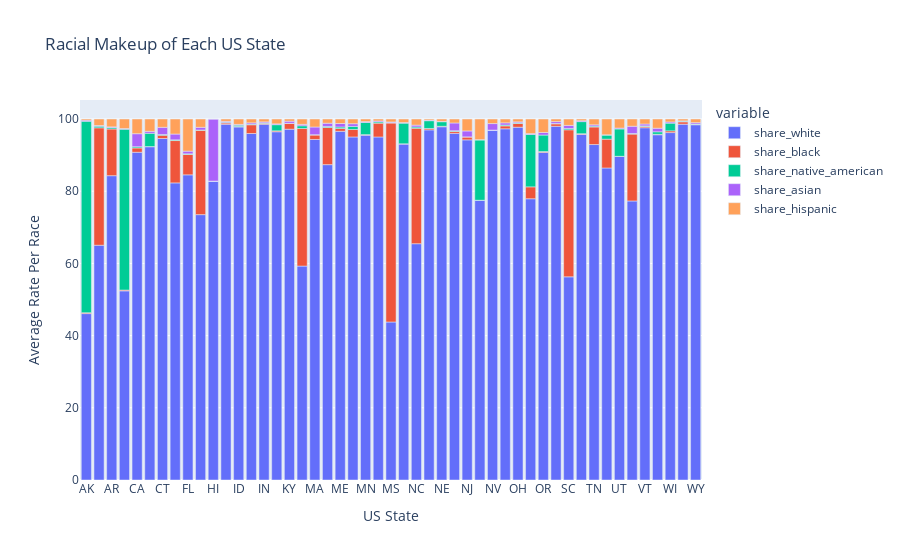

The cell this chart's notebook holds for it:
### Code cell
# To visualize the ones for which total percentage equals to 100 percent: 
df_share_race_city['Sum']=df_share_race_city[share_cols].sum(axis=1)
px.bar(df_share_race_city[df_share_race_city.Sum==100].groupby('Geographic area').mean().reset_index(), x='Geographic area', y=share_cols,
labels={'Geographic area': 'US State', 'value': 'Average Rate Per Race'}, title='Racial Makeup of Each US State')

### Figure 1 — Plotly figure (JSON) as saved in the notebook; plotly's stock layout.template omitted (floating-point values rounded to 4 significant figures)
{"data": [{"alignmentgroup": "True", "hovertemplate": "variable=share_white<br>US State=%{x}<br>Average Rate Per Race=%{y}<extra></extra>", "legendgroup": "share_white", "marker": {"color": "#636efa", "pattern": {"shape": ""}}, "name": "share_white", "offsetgroup": "share_white", "orientation": "v", "showlegend": true, "textposition": "auto", "type": "bar", "x": ["AK", "AL", "AR", "AZ", "CA", "CO", "CT", "DE", "FL", "GA", "HI", "IA", "ID", "IL", "IN", "KS", "KY", "LA", "MA", "MD", "ME", "MI", "MN", "MO", "MS", "MT", "NC", "ND", "NE", "NH", "NJ", "NM", "NV", "NY", "OH", "OK", "OR", "PA", "SC", "SD", "TN", "TX", "UT", "VA", "VT", "WA", "WI", "WV", "WY"], "xaxis": "x", "y": [46.1, 65.04, 84.3, 52.39, 90.79, 92.33, 94.6, 82.3, 84.53, 73.51, 82.8, 98.54, 97.79, 95.98, 98.54, 96.47, 97.17, 59.26, 94.33, 87.35, 96.59, 95.02, 95.53, 95.02, 43.77, 93.05, 65.46, 96.99, 97.85, 96.03, 94.22, 77.5, 96.93, 97.29, 97.73, 77.91, 90.74, 97.98, 56.28, 95.74, 92.92, 86.43, 89.63, 77.3, 97.58, 95.63, 96.24, 98.57, 98.41], "yaxis": "y"}, {"alignmentgroup": "True", "hovertemplate": "variable=share_black<br>US State=%{x}<br>Average Rate Per Race=%{y}<extra></extra>", "legendgroup": "share_black", "marker": {"color": "#EF553B", "pattern": {"shape": ""}}, "name": "share_black", "offsetgroup": "share_black", "orientation": "v", "showlegend": true, "textposition": "auto", "type": "bar", "x": ["AK", "AL", "AR", "AZ", "CA", "CO", "CT", "DE", "FL", "GA", "HI", "IA", "ID", "IL", "IN", "KS", "KY", "LA", "MA", "MD", "ME", "MI", "MN", "MO", "MS", "MT", "NC", "ND", "NE", "NH", "NJ", "NM", "NV", "NY", "OH", "OK", "OR", "PA", "SC", "SD", "TN", "TX", "UT", "VA", "VT", "WA", "WI", "WV", "WY"], "xaxis": "x", "y": [0.25, 32.52, 12.94, 0.2263, 1.196, 0.04375, 0.9, 11.73, 5.647, 23.38, 0, 0.3543, 0.1286, 2.426, 0.2731, 0.2562, 1.597, 38.12, 1.233, 10.29, 0.8, 2.078, 0.1427, 3.833, 55.13, 0.08462, 31.99, 0.3853, 0.1351, 0.525, 0.81, 0, 0, 0.8061, 1.04, 3.292, 0.2471, 0.6785, 40.73, 0.1899, 4.867, 7.98, 0.04, 18.52, 0.35, 0.1222, 0.4793, 0.651, 0.104], "yaxis": "y"}, {"alignmentgroup": "True", "hovertemplate": "variable=share_native_american<br>US State=%{x}<br>Average Rate Per Race=%{y}<extra></extra>", "legendgroup": "share_native_american", "marker": {"color": "#00cc96", "pattern": {"shape": ""}}, "name": "share_native_american", "offsetgroup": "share_native_american", "orientation": "v", "showlegend": true, "textposition": "auto", "type": "bar", "x": ["AK", "AL", "AR", "AZ", "CA", "CO", "CT", "DE", "FL", "GA", "HI", "IA", "ID", "IL", "IN", "KS", "KY", "LA", "MA", "MD", "ME", "MI", "MN", "MO", "MS", "MT", "NC", "ND", "NE", "NH", "NJ", "NM", "NV", "NY", "OH", "OK", "OR", "PA", "SC", "SD", "TN", "TX", "UT", "VA", "VT", "WA", "WI", "WV", "WY"], "xaxis": "x", "y": [53.03, 0.4381, 0.3783, 44.55, 0.3357, 3.675, 0.2, 0.2, 0.1733, 0.0697, 0, 0.1877, 0.3571, 0.1619, 0.1231, 1.702, 0.04848, 0.7478, 0.08333, 0.3077, 0.4, 0.8444, 3.359, 0.3561, 0.09167, 5.713, 0.3368, 2.155, 1.264, 0.2, 0.02, 16.7, 0, 0.2394, 0.1867, 14.51, 4.565, 0.09514, 0.37, 3.352, 0.2292, 1.14, 7.58, 0.165, 0.175, 0.7, 2.133, 0.198, 0.1], "yaxis": "y"}, {"alignmentgroup": "True", "hovertemplate": "variable=share_asian<br>US State=%{x}<br>Average Rate Per Race=%{y}<extra></extra>", "legendgroup": "share_asian", "marker": {"color": "#ab63fa", "pattern": {"shape": ""}}, "name": "share_asian", "offsetgroup": "share_asian", "orientation": "v", "showlegend": true, "textposition": "auto", "type": "bar", "x": ["AK", "AL", "AR", "AZ", "CA", "CO", "CT", "DE", "FL", "GA", "HI", "IA", "ID", "IL", "IN", "KS", "KY", "LA", "MA", "MD", "ME", "MI", "MN", "MO", "MS", "MT", "NC", "ND", "NE", "NH", "NJ", "NM", "NV", "NY", "OH", "OK", "OR", "PA", "SC", "SD", "TN", "TX", "UT", "VA", "VT", "WA", "WI", "WV", "WY"], "xaxis": "x", "y": [0.2912, 0.2032, 0.2043, 0.1895, 3.611, 0.5375, 2, 1.6, 0.74, 0.7394, 17.2, 0.2642, 0.2214, 0.3711, 0.275, 0.2225, 0.5727, 0.387, 2.133, 0.8769, 0.9625, 0.75, 0.2458, 0.2508, 0.1917, 0.1615, 0.5105, 0.1581, 0.09035, 2.15, 1.64, 0.08333, 1.8, 0.5939, 0.2587, 0.24, 0.7059, 0.5201, 0.845, 0.2532, 0.3667, 0.07333, 0.24, 2.01, 0.5125, 0.9889, 0.3345, 0.07347, 0.38], "yaxis": "y"}, {"alignmentgroup": "True", "hovertemplate": "variable=share_hispanic<br>US State=%{x}<br>Average Rate Per Race=%{y}<extra></extra>", "legendgroup": "share_hispanic", "marker": {"color": "#FFA15A", "pattern": {"shape": ""}}, "name": "share_hispanic", "offsetgroup": "share_hispanic", "orientation": "v", "showlegend": true, "textposition": "auto", "type": "bar", "x": ["AK", "AL", "AR", "AZ", "CA", "CO", "CT", "DE", "FL", "GA", "HI", "IA", "ID", "IL", "IN", "KS", "KY", "LA", "MA", "MD", "ME", "MI", "MN", "MO", "MS", "MT", "NC", "ND", "NE", "NH", "NJ", "NM", "NV", "NY", "OH", "OK", "OR", "PA", "SC", "SD", "TN", "TX", "UT", "VA", "VT", "WA", "WI", "WV", "WY"], "xaxis": "x", "y": [0.3324, 1.8, 2.18, 2.642, 4.071, 3.419, 2.3, 4.167, 8.907, 2.303, 0, 0.6506, 1.5, 1.062, 0.7923, 1.35, 0.6091, 1.487, 2.217, 1.172, 1.25, 1.306, 0.724, 0.5417, 0.8167, 0.9872, 1.7, 0.3116, 0.6614, 1.1, 3.31, 5.717, 1.267, 1.073, 0.788, 4.044, 3.741, 0.7243, 1.775, 0.4671, 1.613, 4.373, 2.513, 2.005, 1.387, 2.556, 0.8138, 0.5122, 1.008], "yaxis": "y"}], "layout": {"barmode": "relative", "legend": {"title": {"text": "variable"}, "tracegroupgap": 0}, "title": {"text": "Racial Makeup of Each US State"}, "xaxis": {"anchor": "y", "domain": [0, 1], "title": {"text": "US State"}}, "yaxis": {"anchor": "x", "domain": [0, 1], "title": {"text": "Average Rate Per Race"}}}}
